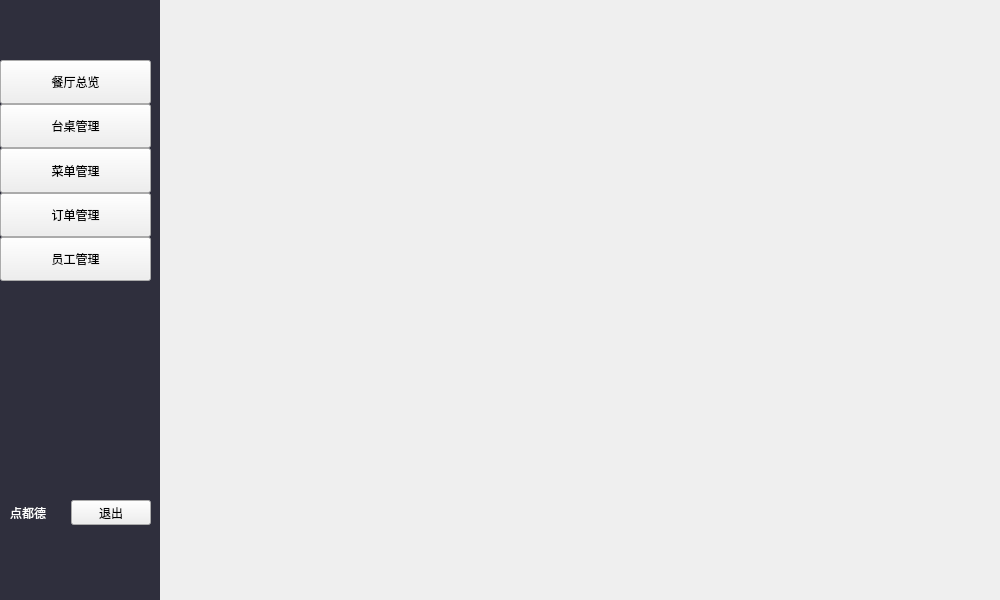
<?xml version="1.0" encoding="UTF-8"?>
<ui version="4.0">
 <class>Administrator</class>
 <widget class="QWidget" name="Administrator">
  <property name="geometry">
   <rect>
    <x>0</x>
    <y>0</y>
    <width>1000</width>
    <height>600</height>
   </rect>
  </property>
  <property name="windowTitle">
   <string>Form</string>
  </property>
  <widget class="QLabel" name="label">
   <property name="geometry">
    <rect>
     <x>0</x>
     <y>0</y>
     <width>160</width>
     <height>600</height>
    </rect>
   </property>
   <property name="styleSheet">
    <string notr="true">background-color: rgb(47, 47, 61);</string>
   </property>
   <property name="text">
    <string/>
   </property>
  </widget>
  <widget class="QStackedWidget" name="stackedWidget">
   <property name="geometry">
    <rect>
     <x>160</x>
     <y>0</y>
     <width>840</width>
     <height>600</height>
    </rect>
   </property>
   <widget class="QWidget" name="page"/>
   <widget class="QWidget" name="page_2"/>
  </widget>
  <widget class="QWidget" name="layoutWidget">
   <property name="geometry">
    <rect>
     <x>10</x>
     <y>500</y>
     <width>141</width>
     <height>25</height>
    </rect>
   </property>
   <layout class="QHBoxLayout" name="horizontalLayout">
    <item>
     <widget class="QLabel" name="label_shopName">
      <property name="styleSheet">
       <string notr="true">color: rgb(255, 255, 255);</string>
      </property>
      <property name="text">
       <string>点都德</string>
      </property>
     </widget>
    </item>
    <item>
     <widget class="QPushButton" name="pushButton_exit">
      <property name="text">
       <string>退出</string>
      </property>
     </widget>
    </item>
   </layout>
  </widget>
  <widget class="QWidget" name="layoutWidget">
   <property name="geometry">
    <rect>
     <x>0</x>
     <y>60</y>
     <width>151</width>
     <height>221</height>
    </rect>
   </property>
   <layout class="QVBoxLayout" name="verticalLayout">
    <property name="spacing">
     <number>0</number>
    </property>
    <item>
     <widget class="QPushButton" name="pushButton_canteen">
      <property name="sizePolicy">
       <sizepolicy hsizetype="Minimum" vsizetype="Preferred">
        <horstretch>0</horstretch>
        <verstretch>0</verstretch>
       </sizepolicy>
      </property>
      <property name="text">
       <string>餐厅总览</string>
      </property>
     </widget>
    </item>
    <item>
     <widget class="QPushButton" name="pushButton_table">
      <property name="sizePolicy">
       <sizepolicy hsizetype="Minimum" vsizetype="Preferred">
        <horstretch>0</horstretch>
        <verstretch>0</verstretch>
       </sizepolicy>
      </property>
      <property name="text">
       <string>台桌管理</string>
      </property>
     </widget>
    </item>
    <item>
     <widget class="QPushButton" name="pushButton_food">
      <property name="sizePolicy">
       <sizepolicy hsizetype="Minimum" vsizetype="Preferred">
        <horstretch>0</horstretch>
        <verstretch>0</verstretch>
       </sizepolicy>
      </property>
      <property name="text">
       <string>菜单管理</string>
      </property>
     </widget>
    </item>
    <item>
     <widget class="QPushButton" name="pushButton_order">
      <property name="sizePolicy">
       <sizepolicy hsizetype="Minimum" vsizetype="Preferred">
        <horstretch>0</horstretch>
        <verstretch>0</verstretch>
       </sizepolicy>
      </property>
      <property name="text">
       <string>订单管理</string>
      </property>
     </widget>
    </item>
    <item>
     <widget class="QPushButton" name="pushButton_employee">
      <property name="sizePolicy">
       <sizepolicy hsizetype="Minimum" vsizetype="Preferred">
        <horstretch>0</horstretch>
        <verstretch>0</verstretch>
       </sizepolicy>
      </property>
      <property name="text">
       <string>员工管理</string>
      </property>
     </widget>
    </item>
   </layout>
  </widget>
 </widget>
 <resources/>
 <connections/>
</ui>
